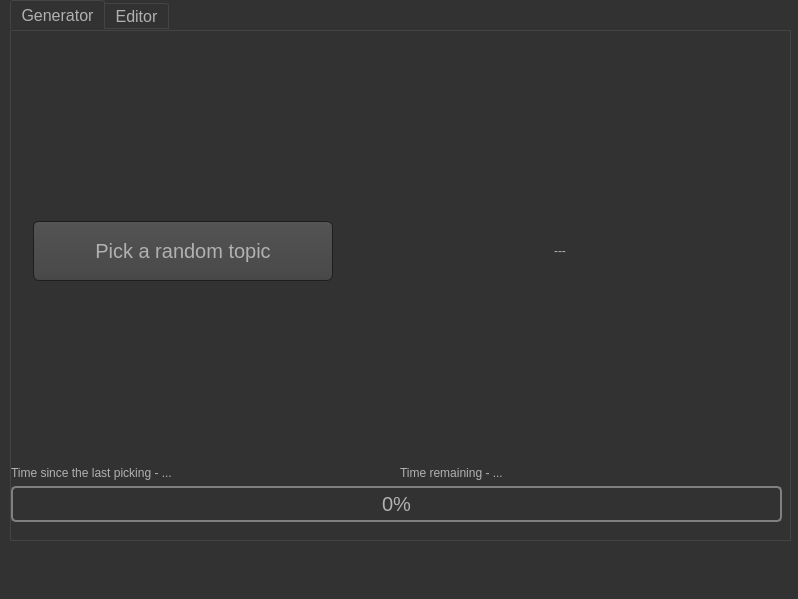
<?xml version="1.0" encoding="UTF-8"?>
<ui version="4.0">
 <class>MainWindow</class>
 <widget class="QMainWindow" name="MainWindow">
  <property name="geometry">
   <rect>
    <x>0</x>
    <y>0</y>
    <width>798</width>
    <height>599</height>
   </rect>
  </property>
  <property name="windowTitle">
   <string>MainWindow</string>
  </property>
  <property name="styleSheet">
   <string notr="true">QToolTip
{
/*
     border: 1px solid black;
     background-color: #ffFFff;
     padding: 1px;
	 font: 10pt &quot;MS Shell Dlg 2&quot;;
	color: rgb(0, 0, 0);
     border-radius: 3px;
     opacity: 100;
*/
}

QWidget
{
    color: #b1b1b1;
    background-color: #323232;
}

QWidget:item:hover
{
    background-color: QLinearGradient( x1: 0, y1: 0, x2: 0, y2: 1, stop: 0 #ffa02f, stop: 1 #caf619);
    color: #000000;
}

QWidget:item:selected
{
    background-color: QLinearGradient( x1: 0, y1: 0, x2: 0, y2: 1, stop: 0 #ffa02f, stop: 1 #d7801a);
}

QMenuBar::item
{
    background: transparent;
}

QMenuBar::item:selected
{
    background: transparent;
    border: 1px solid #ffaa00;
}

QMenuBar::item:pressed
{
    background: #444;
    border: 1px solid #000;
    background-color: QLinearGradient(
        x1:0, y1:0,
        x2:0, y2:1,
        stop:1 #212121,
        stop:0.4 #343434/*,
        stop:0.2 #343434,
        stop:0.1 #ffaa00*/
    );
    margin-bottom:-1px;
    padding-bottom:1px;
}

QMenu
{
    border: 1px solid #000;
}

QMenu::item
{
    padding: 2px 20px 2px 20px;
}

QMenu::item:selected
{
    color: #000000;
}

QWidget:disabled
{
    color: #404040;
    background-color: #323232;
}

QAbstractItemView
{
    background-color: QLinearGradient( x1: 0, y1: 0, x2: 0, y2: 1, stop: 0 #4d4d4d, stop: 0.1 #646464, stop: 1 #5d5d5d);
}

QWidget:focus
{
    /*border: 2px solid QLinearGradient( x1: 0, y1: 0, x2: 0, y2: 1, stop: 0 #ffa02f, stop: 1 #d7801a);*/
}

QLineEdit
{
    background-color: QLinearGradient( x1: 0, y1: 0, x2: 0, y2: 1, stop: 0 #4d4d4d, stop: 0 #646464, stop: 1 #5d5d5d);
    padding: 1px;
    border-style: solid;
    border: 1px solid #1e1e1e;
    border-radius: 5;
	font-size: 20px
}

QPushButton
{
color:#b1b1b1;
    background-color: QLinearGradient( x1: 0, y1: 0, x2: 0, y2: 1, stop: 0 #565656, stop: 0.1 #525252, stop: 0.5 #4e4e4e, stop: 0.9 #4a4a4a, stop: 1 #464646);
    border-width: 1px;
    border-color: #1e1e1e;
    border-style: solid;
    border-radius: 6;
    padding: 3px;
	font-size: 20px;
    padding-left: 5px;
    padding-right: 5px;
	
}

QPushButton:pressed
{
    background-color: QLinearGradient( x1: 0, y1: 0, x2: 0, y2: 1, stop: 0 #2d2d2d, stop: 0.1 #2b2b2b, stop: 0.5 #292929, stop: 0.9 #282828, stop: 1 #252525);
}

QComboBox
{
    selection-background-color: #ffaa00;
    background-color: QLinearGradient( x1: 0, y1: 0, x2: 0, y2: 1, stop: 0 #565656, stop: 0.1 #525252, stop: 0.5 #4e4e4e, stop: 0.9 #4a4a4a, stop: 1 #464646);
    border-style: solid;
    border: 1px solid #1e1e1e;
    border-radius: 5;
	font-size: 20px;
}

QComboBox:hover,QPushButton:hover
{
    border: 2px solid QLinearGradient( x1: 0, y1: 0, x2: 0, y2: 1, stop: 0 #ffa02f, stop: 1 #d7801a);
}


QComboBox:on
{
    padding-top: 3px;
    padding-left: 4px;
    background-color: QLinearGradient( x1: 0, y1: 0, x2: 0, y2: 1, stop: 0 #2d2d2d, stop: 0.1 #2b2b2b, stop: 0.5 #292929, stop: 0.9 #282828, stop: 1 #252525);
    selection-background-color: #ffaa00;
}

QComboBox QAbstractItemView
{
    border: 2px solid darkgray;
    selection-background-color: QLinearGradient( x1: 0, y1: 0, x2: 0, y2: 1, stop: 0 #ffa02f, stop: 1 #d7801a);
}

QComboBox::drop-down
{
     subcontrol-origin: padding;
     subcontrol-position: top right;
     width: 15px;

     border-left-width: 0px;
     border-left-color: darkgray;
     border-left-style: solid; /* just a single line */
     border-top-right-radius: 3px; /* same radius as the QComboBox */
     border-bottom-right-radius: 3px;
 }

QComboBox::down-arrow
{
     image: url(:/down_arrow.png);
}

QGroupBox:focus
{
border: 2px solid QLinearGradient( x1: 0, y1: 0, x2: 0, y2: 1, stop: 0 #ffa02f, stop: 1 #d7801a);
}

QTextEdit:focus
{
    border: 2px solid QLinearGradient( x1: 0, y1: 0, x2: 0, y2: 1, stop: 0 #ffa02f, stop: 1 #d7801a);
}

QScrollBar:horizontal {
     border: 1px solid #222222;
     background: QLinearGradient( x1: 0, y1: 0, x2: 0, y2: 1, stop: 0.0 #121212, stop: 0.2 #282828, stop: 1 #484848);
     height: 7px;
     margin: 0px 16px 0 16px;
}

QScrollBar::handle:horizontal
{
      background: QLinearGradient( x1: 0, y1: 0, x2: 1, y2: 0, stop: 0 #ffa02f, stop: 0.5 #d7801a, stop: 1 #ffa02f);
      min-height: 20px;
      border-radius: 2px;
}

QScrollBar::add-line:horizontal {
      border: 1px solid #1b1b19;
      border-radius: 2px;
      background: QLinearGradient( x1: 0, y1: 0, x2: 1, y2: 0, stop: 0 #ffa02f, stop: 1 #d7801a);
      width: 14px;
      subcontrol-position: right;
      subcontrol-origin: margin;
}

QScrollBar::sub-line:horizontal {
      border: 1px solid #1b1b19;
      border-radius: 2px;
      background: QLinearGradient( x1: 0, y1: 0, x2: 1, y2: 0, stop: 0 #ffa02f, stop: 1 #d7801a);
      width: 14px;
     subcontrol-position: left;
     subcontrol-origin: margin;
}

QScrollBar::right-arrow:horizontal, QScrollBar::left-arrow:horizontal
{
      border: 1px solid black;
      width: 1px;
      height: 1px;
      background: white;
}

QScrollBar::add-page:horizontal, QScrollBar::sub-page:horizontal
{
      background: none;
}

QScrollBar:vertical
{
      background: QLinearGradient( x1: 0, y1: 0, x2: 1, y2: 0, stop: 0.0 #121212, stop: 0.2 #282828, stop: 1 #484848);
      width: 7px;
      margin: 16px 0 16px 0;
      border: 1px solid #222222;
}

QScrollBar::handle:vertical
{
      background: QLinearGradient( x1: 0, y1: 0, x2: 0, y2: 1, stop: 0 #ffa02f, stop: 0.5 #d7801a, stop: 1 #ffa02f);
      min-height: 20px;
      border-radius: 2px;
}

QScrollBar::add-line:vertical
{
      border: 1px solid #1b1b19;
      border-radius: 2px;
      background: QLinearGradient( x1: 0, y1: 0, x2: 0, y2: 1, stop: 0 #ffa02f, stop: 1 #d7801a);
      height: 14px;
      subcontrol-position: bottom;
      subcontrol-origin: margin;
}

QScrollBar::sub-line:vertical
{
      border: 1px solid #1b1b19;
      border-radius: 2px;
      background: QLinearGradient( x1: 0, y1: 0, x2: 0, y2: 1, stop: 0 #d7801a, stop: 1 #ffa02f);
      height: 14px;
      subcontrol-position: top;
      subcontrol-origin: margin;
}

QScrollBar::up-arrow:vertical, QScrollBar::down-arrow:vertical
{
      border: 1px solid black;
      width: 1px;
      height: 1px;
      background: white;
}


QScrollBar::add-page:vertical, QScrollBar::sub-page:vertical
{
      background: none;
}

QTextEdit
{
    background-color: #242424;
	font-size: 20px;
}

QPlainTextEdit
{
    background-color: #242424;
	font-size: 20px;
}

QHeaderView::section
{
    background-color: QLinearGradient(x1:0, y1:0, x2:0, y2:1, stop:0 #616161, stop: 0.5 #505050, stop: 0.6 #434343, stop:1 #656565);
    color: white;
    padding-left: 4px;
    border: 1px solid #6c6c6c;
}

QCheckBox:disabled
{
color: #414141;
}

QDockWidget::title
{
    text-align: center;
    spacing: 3px; /* spacing between items in the tool bar */
    background-color: QLinearGradient(x1:0, y1:0, x2:0, y2:1, stop:0 #323232, stop: 0.5 #242424, stop:1 #323232);
}

QDockWidget::close-button, QDockWidget::float-button
{
    text-align: center;
    spacing: 1px; /* spacing between items in the tool bar */
    background-color: QLinearGradient(x1:0, y1:0, x2:0, y2:1, stop:0 #323232, stop: 0.5 #242424, stop:1 #323232);
}

QDockWidget::close-button:hover, QDockWidget::float-button:hover
{
    background: #242424;
}

QDockWidget::close-button:pressed, QDockWidget::float-button:pressed
{
    padding: 1px -1px -1px 1px;
}

QMainWindow::separator
{
    background-color: white;
    color: QLinearGradient(x1:0, y1:0, x2:0, y2:1, stop:0 #161616, stop: 0.5 #151515, stop: 0.6 #212121, stop:1 #343434);
    padding-left: 4px;
    border: 1px solid #4c4c4c;
    spacing: 3px; /* spacing between items in the tool bar */
}

QMainWindow::separator:hover
{

    background-color: white;
    color: QLinearGradient(x1:0, y1:0, x2:0, y2:1, stop:0 #161616, stop: 0.5 #151515, stop: 0.6 #212121, stop:1 #343434);
    padding-left: 4px;
    border: 1px solid #6c6c6c;
    spacing: 3px; /* spacing between items in the tool bar */
}

QToolBar::handle
{
     spacing: 3px; /* spacing between items in the tool bar */
     background: url(:/images/handle.png);
}

QMenu::separator
{
    height: 2px;
    background-color: QLinearGradient(x1:0, y1:0, x2:0, y2:1, stop:0 #161616, stop: 0.5 #151515, stop: 0.6 #212121, stop:1 #343434);
    color: white;
    padding-left: 4px;
    margin-left: 10px;
    margin-right: 5px;
}

QProgressBar
{
    border: 2px solid grey;
    border-radius: 5px;
    text-align: center;
	font-size: 20px;
}

QProgressBar::chunk
{
    background-color: #d7801a;
    width: 2.15px;
    margin: 0.5px;
}

QTabBar::tab {
    color: #b1b1b1;
    border: 1px solid #444;
    border-bottom-style: none;
    background-color: #323232;
    padding-left: 10px;
    padding-right: 10px;
    padding-top: 3px;
    padding-bottom: 2px;
    margin-right: -1px;
}

QTabWidget::pane {
    border: 1px solid #444;
    top: 1px;
}

QTabBar::tab:last
{
    margin-right: 0; /* the last selected tab has nothing to overlap with on the right */
    border-top-right-radius: 3px;
}

QTabBar::tab:first:!selected
{
 margin-left: 0px; /* the last selected tab has nothing to overlap with on the right */


    border-top-left-radius: 3px;
}

QTabBar::tab:!selected
{
    color: #b1b1b1;
    border-bottom-style: solid;
    margin-top: 3px;
    background-color: QLinearGradient(x1:0, y1:0, x2:0, y2:1, stop:1 #212121, stop:.4 #343434);
}

QTabBar::tab:selected
{
    border-top-left-radius: 3px;
    border-top-right-radius: 3px;
    margin-bottom: 0px;
}

QTabBar::tab:!selected:hover
{
    /*border-top: 2px solid #ffaa00;
    padding-bottom: 3px;*/
    border-top-left-radius: 3px;
    border-top-right-radius: 3px;
    background-color: QLinearGradient(x1:0, y1:0, x2:0, y2:1, stop:1 #212121, stop:0.4 #343434, stop:0.2 #343434, stop:0.1 #ffaa00);
}

QRadioButton::indicator:checked, QRadioButton::indicator:unchecked{
    color: #b1b1b1;
    background-color: #323232;
    border: 1px solid #b1b1b1;
    border-radius: 6px;
}

QRadioButton::indicator:checked
{
    background-color: qradialgradient(
        cx: 0.5, cy: 0.5,
        fx: 0.5, fy: 0.5,
        radius: 1.0,
        stop: 0.25 #ffaa00,
        stop: 0.3 #323232
    );
}

QCheckBox::indicator{
    color: #b1b1b1;
    background-color: #323232;
    border: 1px solid #b1b1b1;
    width: 9px;
    height: 9px;
}

QRadioButton::indicator
{
    border-radius: 6px;
}

QSlider::groove:horizontal {
border: 1px solid #bbb;
background: white;
height: 10px;
border-radius: 4px;
}

QSlider::sub-page:horizontal {
background: qlineargradient(x1: 0, y1: 0,    x2: 0, y2: 1,
    stop: 0 #66e, stop: 1 #bbf);
background: qlineargradient(x1: 0, y1: 0.2, x2: 1, y2: 1,
    stop: 0 #bbf, stop: 1 #55f);
border: 1px solid #777;
height: 10px;
border-radius: 4px;
}

QSlider::add-page:horizontal {
background: #fff;
border: 1px solid #777;
height: 10px;
border-radius: 4px;
}

QSlider::handle:horizontal {
background: qlineargradient(x1:0, y1:0, x2:1, y2:1,
    stop:0 #eee, stop:1 #ccc);
border: 1px solid #777;
width: 33px;
margin-top: -2px;
margin-bottom: -2px;
border-radius: 4px;
}

QSlider::handle:horizontal:hover {
background: qlineargradient(x1:0, y1:0, x2:1, y2:1,
    stop:0 #fff, stop:1 #ddd);
border: 1px solid #444;
border-radius: 4px;
}

QSlider::sub-page:horizontal:disabled {
background: #bbb;
border-color: #999;
}

QSlider::add-page:horizontal:disabled {
background: #eee;
border-color: #999;
}

QSlider::handle:horizontal:disabled {
background: #eee;
border: 1px solid #aaa;
border-radius: 4px;
}

QRadioButton::indicator:hover, QCheckBox::indicator:hover
{
    border: 1px solid #ffaa00;
}

QCheckBox::indicator:checked
{
    image:url(:/images/checkbox.png);
}

QCheckBox::indicator:disabled, QRadioButton::indicator:disabled
{
    border: 1px solid #444;
}

QLabel{
font: 12pt &quot;MS Shell Dlg 2&quot;;
}

QSpinBox::up-button {
width: 50px;
}

QSpinBox::down-button {
width: 50px;
}

QSpinBox {
border: 1px solid #CDCDCD;
}

QDoubleSpinBox::up-button {
width: 50px;
}

QDoubleSpinBox::down-button {
width: 50px;
}

QDoubleSpinBox {
border: 1px solid #CDCDCD;
}</string>
  </property>
  <widget class="QWidget" name="centralwidget">
   <widget class="QTabWidget" name="tbWidget">
    <property name="geometry">
     <rect>
      <x>10</x>
      <y>0</y>
      <width>781</width>
      <height>541</height>
     </rect>
    </property>
    <property name="font">
     <font>
      <pointsize>12</pointsize>
     </font>
    </property>
    <property name="currentIndex">
     <number>0</number>
    </property>
    <widget class="QWidget" name="tbGenerator">
     <attribute name="title">
      <string>Generator</string>
     </attribute>
     <widget class="QWidget" name="verticalLayoutWidget">
      <property name="geometry">
       <rect>
        <x>0</x>
        <y>10</y>
        <width>771</width>
        <height>481</height>
       </rect>
      </property>
      <layout class="QVBoxLayout" name="verticalLayout_2">
       <item>
        <spacer name="verticalSpacer_4">
         <property name="orientation">
          <enum>Qt::Vertical</enum>
         </property>
         <property name="sizeHint" stdset="0">
          <size>
           <width>20</width>
           <height>40</height>
          </size>
         </property>
        </spacer>
       </item>
       <item>
        <layout class="QHBoxLayout" name="horizontalLayout">
         <item>
          <spacer name="horizontalSpacer_3">
           <property name="orientation">
            <enum>Qt::Horizontal</enum>
           </property>
           <property name="sizeHint" stdset="0">
            <size>
             <width>40</width>
             <height>20</height>
            </size>
           </property>
          </spacer>
         </item>
         <item>
          <widget class="QPushButton" name="pbnGenerate">
           <property name="sizePolicy">
            <sizepolicy hsizetype="Minimum" vsizetype="Fixed">
             <horstretch>0</horstretch>
             <verstretch>0</verstretch>
            </sizepolicy>
           </property>
           <property name="minimumSize">
            <size>
             <width>300</width>
             <height>60</height>
            </size>
           </property>
           <property name="text">
            <string>Pick a random topic</string>
           </property>
          </widget>
         </item>
         <item>
          <spacer name="horizontalSpacer">
           <property name="orientation">
            <enum>Qt::Horizontal</enum>
           </property>
           <property name="sizeHint" stdset="0">
            <size>
             <width>40</width>
             <height>20</height>
            </size>
           </property>
          </spacer>
         </item>
         <item>
          <widget class="QLabel" name="lblTopic">
           <property name="sizePolicy">
            <sizepolicy hsizetype="Preferred" vsizetype="Fixed">
             <horstretch>0</horstretch>
             <verstretch>0</verstretch>
            </sizepolicy>
           </property>
           <property name="minimumSize">
            <size>
             <width>400</width>
             <height>60</height>
            </size>
           </property>
           <property name="text">
            <string>---</string>
           </property>
           <property name="alignment">
            <set>Qt::AlignCenter</set>
           </property>
          </widget>
         </item>
         <item>
          <spacer name="horizontalSpacer_4">
           <property name="orientation">
            <enum>Qt::Horizontal</enum>
           </property>
           <property name="sizeHint" stdset="0">
            <size>
             <width>40</width>
             <height>20</height>
            </size>
           </property>
          </spacer>
         </item>
        </layout>
       </item>
       <item>
        <spacer name="verticalSpacer_3">
         <property name="orientation">
          <enum>Qt::Vertical</enum>
         </property>
         <property name="sizeHint" stdset="0">
          <size>
           <width>20</width>
           <height>40</height>
          </size>
         </property>
        </spacer>
       </item>
       <item>
        <layout class="QVBoxLayout" name="verticalLayout_3">
         <item>
          <layout class="QHBoxLayout" name="horizontalLayout_4">
           <item>
            <widget class="QLabel" name="lblTimeLastPicking">
             <property name="text">
              <string>Time since the last picking - ...</string>
             </property>
            </widget>
           </item>
           <item>
            <widget class="QLabel" name="lblTimeRemaining">
             <property name="text">
              <string>Time remaining - ...</string>
             </property>
            </widget>
           </item>
          </layout>
         </item>
         <item>
          <widget class="QProgressBar" name="pgbNextPicking">
           <property name="minimumSize">
            <size>
             <width>0</width>
             <height>0</height>
            </size>
           </property>
           <property name="value">
            <number>0</number>
           </property>
          </widget>
         </item>
        </layout>
       </item>
      </layout>
     </widget>
    </widget>
    <widget class="QWidget" name="tbEditor">
     <attribute name="title">
      <string>Editor</string>
     </attribute>
     <widget class="QWidget" name="horizontalLayoutWidget_2">
      <property name="geometry">
       <rect>
        <x>9</x>
        <y>9</y>
        <width>761</width>
        <height>481</height>
       </rect>
      </property>
      <layout class="QHBoxLayout" name="horizontalLayout_2">
       <item>
        <widget class="QPlainTextEdit" name="pteTopicList">
         <property name="enabled">
          <bool>true</bool>
         </property>
         <property name="minimumSize">
          <size>
           <width>400</width>
           <height>0</height>
          </size>
         </property>
        </widget>
       </item>
       <item>
        <spacer name="horizontalSpacer_2">
         <property name="orientation">
          <enum>Qt::Horizontal</enum>
         </property>
         <property name="sizeType">
          <enum>QSizePolicy::Minimum</enum>
         </property>
         <property name="sizeHint" stdset="0">
          <size>
           <width>40</width>
           <height>20</height>
          </size>
         </property>
        </spacer>
       </item>
       <item>
        <layout class="QVBoxLayout" name="verticalLayout">
         <item>
          <spacer name="verticalSpacer_5">
           <property name="orientation">
            <enum>Qt::Vertical</enum>
           </property>
           <property name="sizeHint" stdset="0">
            <size>
             <width>20</width>
             <height>40</height>
            </size>
           </property>
          </spacer>
         </item>
         <item>
          <widget class="QLineEdit" name="lneNewTopic">
           <property name="minimumSize">
            <size>
             <width>0</width>
             <height>60</height>
            </size>
           </property>
          </widget>
         </item>
         <item>
          <widget class="QPushButton" name="pbnAddDelete">
           <property name="minimumSize">
            <size>
             <width>0</width>
             <height>60</height>
            </size>
           </property>
           <property name="text">
            <string>---</string>
           </property>
          </widget>
         </item>
         <item>
          <spacer name="verticalSpacer">
           <property name="orientation">
            <enum>Qt::Vertical</enum>
           </property>
           <property name="sizeHint" stdset="0">
            <size>
             <width>20</width>
             <height>40</height>
            </size>
           </property>
          </spacer>
         </item>
         <item>
          <widget class="QPushButton" name="pbnRestart">
           <property name="minimumSize">
            <size>
             <width>0</width>
             <height>60</height>
            </size>
           </property>
           <property name="text">
            <string>Restart</string>
           </property>
          </widget>
         </item>
         <item>
          <spacer name="verticalSpacer_2">
           <property name="orientation">
            <enum>Qt::Vertical</enum>
           </property>
           <property name="sizeType">
            <enum>QSizePolicy::Fixed</enum>
           </property>
           <property name="sizeHint" stdset="0">
            <size>
             <width>20</width>
             <height>10</height>
            </size>
           </property>
          </spacer>
         </item>
         <item>
          <widget class="QPushButton" name="pbnDeleteAll">
           <property name="minimumSize">
            <size>
             <width>0</width>
             <height>60</height>
            </size>
           </property>
           <property name="text">
            <string>Delete all</string>
           </property>
          </widget>
         </item>
        </layout>
       </item>
      </layout>
     </widget>
    </widget>
   </widget>
  </widget>
  <widget class="QMenuBar" name="menubar">
   <property name="geometry">
    <rect>
     <x>0</x>
     <y>0</y>
     <width>798</width>
     <height>25</height>
    </rect>
   </property>
  </widget>
  <widget class="QStatusBar" name="statusbar"/>
 </widget>
 <resources/>
 <connections/>
</ui>
